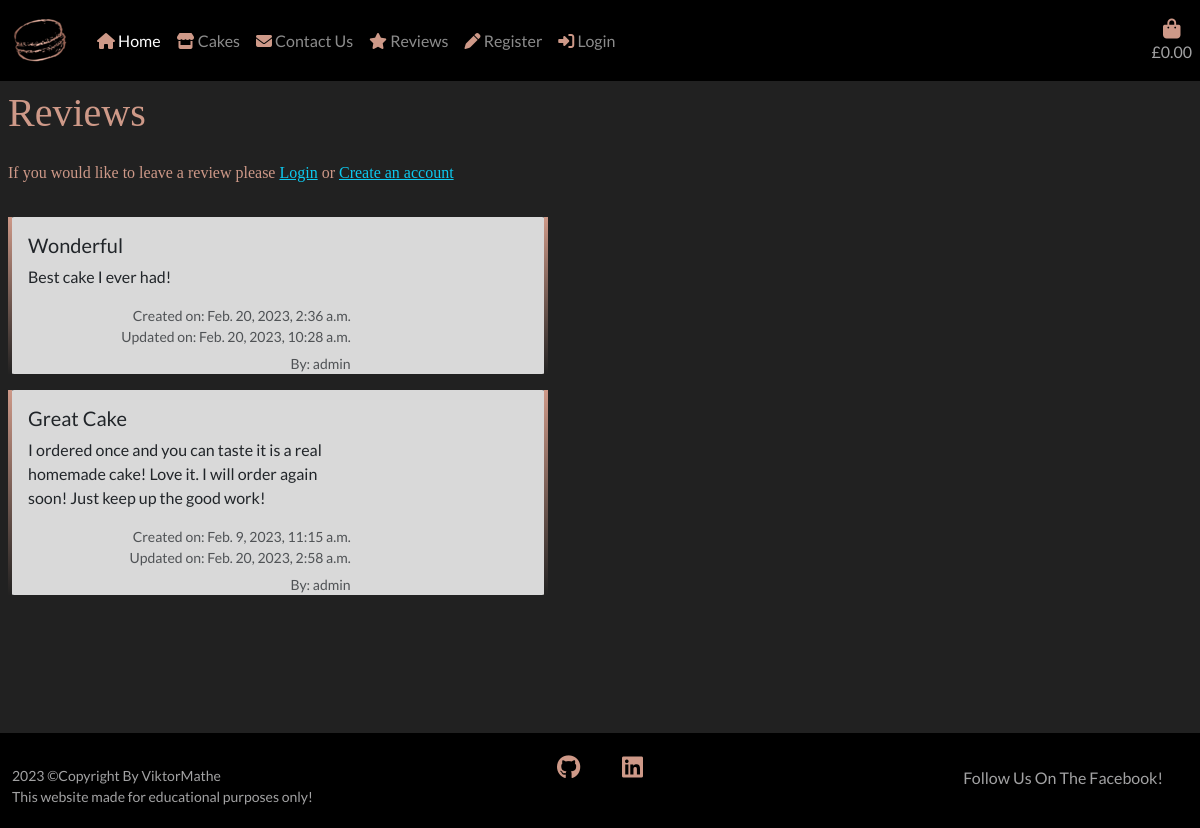
The app's page /reviews/ with its own data.
### reviews/models.py (models this page shows, shortened)
class Reviews(models.Model):
    title = models.CharField(max_length=100, unique=True)
    name = models.ForeignKey(
        User, on_delete=models.CASCADE, related_name='review_post')
    created_on = models.DateTimeField(auto_now_add=True)
    updated_on = models.DateTimeField(auto_now=True)
    content = models.TextField()
    image = models.ImageField('images', blank=True)
    status = models.IntegerField(choices=STATUS, default=1)
    approved = models.BooleanField(default=True)
    class Meta:
        ordering = ['-created_on']

### reviews/views.py (the view)
# urls.py: path('', views.reviews, name='reviews'),
def reviews(request):
    reviews = Reviews.objects.filter(status=1)
    template = 'reviews.html'
    context = {'reviews': reviews}
    return render(request, template, context)

### bag/context.py (called while the page is built, shortened)
def bag_contents(request):
    bag_contents = []
    total = 0
    cake_count = 0
    bag = request.session.get('bag', {})
    if total < settings.FREE_DELIVERY:
        delivery_fee = total * Decimal(settings.DELIVERY_PERCENTAGE/100)
        free_delivery_delta = settings.FREE_DELIVERY - total
    else:
        delivery_fee = 0
        free_delivery_delta = 0
    order_total = delivery_fee + total
    context = {
        'bag_contents': bag_contents,
        'total': total,
        'cake_count': cake_count,
        'delivery_fee': delivery_fee,
        'free_delivery': settings.FREE_DELIVERY,
        'free_delivery_delta': free_delivery_delta,
        'order_total': order_total,
    }
    return context

### reviews/templates/reviews.html (shortened to what this page needs)
{% extends "base.html" %}
{% load static %}
{% block content %}
<div class="remove-bg"></div>
<div class="container-fluid text p-2">
    <h1>Reviews</h1>
</div>
<div class="row p-2">
    <div class="col">
        {% if request.user.is_authenticated %}
        <p class="text">If you wish to add a review just click <a class="btn text-info border rounder-1"
                href="{% url 'add_review'%}">Add Review</a></p>
        {% else %}
        <p class="text">If you would like to leave a review please <a class="text-info" href="{% url 'account_login' %}">Login</a> or
        <a class="text-info" href="{% url 'account_signup' %}">Create an account</a> </p>
        {% endif %}
    </div>
</div>
<div class="row p-2">
    <div class="col">
        {% for review in reviews %}
        <div class="card mb-3 silver-bg" style="max-width: 540px;">
            <div class="row g-0">
                <div class="col-md-8">
                    <div class="card-body">
                        <h5 class="card-title">{{ review.title }}</h5>
                        <p class="card-text">{{ review.content }}</p>
                        <p class="card-text"><small class="text-muted float-end">Created on:
                                {{ review.created_on }}</small></p>
                        <p class="card-text"><small class="text-muted float-end">Updated on:
                                {{ review.updated_on }}</small></p>
                        <br>
                        <br>
                        <p class="card-text"><small class="text-muted float-end">By: {{ review.name }}</small></p>
                    </div>
                </div>
            </div>
        </div>
        {% endfor %}
    </div>
</div>
{% endblock %}

### static/css/base.css (style rules this page uses)
html { height: 100%; }
body { background: url('/media/macaron_background.png') fixed center center no-repeat; background-size: cover; height: calc(100vh - 164px); font-family: 'Lato', sans-serif; }
.text { color: #ce9988; font-family: Italic; }
.remove-bg { height: 100%; width: 100%; top: 0; left: 0; position: fixed; background: #212121; z-index: -1; }
.card { border-width: 4px; border-style: solid; border-top: none; border-bottom: none; border-image: linear-gradient(to bottom, #ce9988, #212121) 1 100%; }
.silver-bg { background-color: #d9d9d9; }

### records on screen
Reviews: title "Wonderful", content "Best cake I ever had!", created_on "Feb. 20, 2023, 2:36 a.m.", updated_on "Feb. 20, 2023, 10:28 a.m.", name "admin"
Reviews: title "Great Cake", content "I ordered once and you can taste it is a real homemade cake! Love it. I will order again soon! Just keep up the good work!", created_on "Feb. 9, 2023, 11:15 a.m.", updated_on "Feb. 20, 2023, 2:58 a.m.", name "admin"
